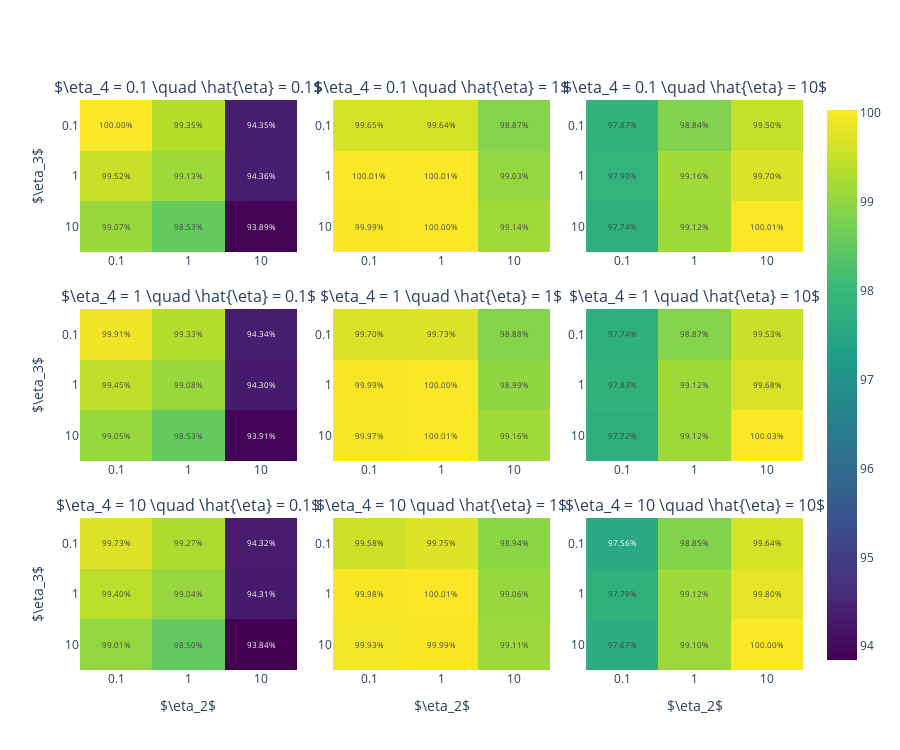

Notebook cell for this chart:
### Code cell
import plotly.graph_objects as go
from plotly.colors import DEFAULT_PLOTLY_COLORS
from plotly.subplots import make_subplots
import re

fig = make_subplots(3, 3, subplot_titles=[
    f'$\eta_4 = {t3} \quad \hat{{\eta}} = {eta}$' for t3 in [0.1, 1, 10] for eta in [0.1, 1, 10]
], horizontal_spacing=0.05, vertical_spacing=0.1)

for j, x in enumerate([0.1, 1, 10]):
    sens1 = sens[(sens.r1 == sens.r2) & (sens.r2 == sens.r3) & (sens.r1 == x)]
    for i, (t3, d1) in enumerate(sens1.groupby('t3')):
        z = d1.sort_values(['t2', 't1']).ratio.to_numpy().reshape(3, 3)
        z = np.flipud(z)
        fig.add_trace(go.Heatmap(
            z=z*100,
            x=['0.1', '1', '10'],
            y=['10', '1', '0.1'],
            coloraxis='coloraxis',
            text=z*100,
            texttemplate='%{text:.2f}%',
            textfont={'size': 8}
        ), row=i+1, col=j+1)
fig.update_layout(
    coloraxis={'colorscale': 'viridis'},
    height=750,
)
fig.update_xaxes(title='$\eta_2$', row=3)
fig.update_yaxes(title='$\eta_3$', col=1)
fig.show()
fig.write_image('../figures/sensitivity2.png')

### Figure 1 — Plotly figure (JSON) as saved in the notebook; plotly's stock layout.template omitted (floating-point values rounded to 4 significant figures)
{"data": [{"coloraxis": "coloraxis", "text": [[99.07, 98.53, 93.89], [99.52, 99.13, 94.36], [100, 99.35, 94.35]], "textfont": {"size": 8}, "texttemplate": "%{text:.2f}%", "type": "heatmap", "x": ["0.1", "1", "10"], "xaxis": "x", "y": ["10", "1", "0.1"], "yaxis": "y", "z": [[99.07, 98.53, 93.89], [99.52, 99.13, 94.36], [100, 99.35, 94.35]]}, {"coloraxis": "coloraxis", "text": [[99.05, 98.53, 93.91], [99.45, 99.08, 94.3], [99.91, 99.33, 94.34]], "textfont": {"size": 8}, "texttemplate": "%{text:.2f}%", "type": "heatmap", "x": ["0.1", "1", "10"], "xaxis": "x4", "y": ["10", "1", "0.1"], "yaxis": "y4", "z": [[99.05, 98.53, 93.91], [99.45, 99.08, 94.3], [99.91, 99.33, 94.34]]}, {"coloraxis": "coloraxis", "text": [[99.01, 98.5, 93.84], [99.4, 99.04, 94.31], [99.73, 99.27, 94.32]], "textfont": {"size": 8}, "texttemplate": "%{text:.2f}%", "type": "heatmap", "x": ["0.1", "1", "10"], "xaxis": "x7", "y": ["10", "1", "0.1"], "yaxis": "y7", "z": [[99.01, 98.5, 93.84], [99.4, 99.04, 94.31], [99.73, 99.27, 94.32]]}, {"coloraxis": "coloraxis", "text": [[99.99, 100.0, 99.14], [100.0, 100.0, 99.03], [99.65, 99.64, 98.87]], "textfont": {"size": 8}, "texttemplate": "%{text:.2f}%", "type": "heatmap", "x": ["0.1", "1", "10"], "xaxis": "x2", "y": ["10", "1", "0.1"], "yaxis": "y2", "z": [[99.99, 100.0, 99.14], [100.0, 100.0, 99.03], [99.65, 99.64, 98.87]]}, {"coloraxis": "coloraxis", "text": [[99.97, 100.0, 99.16], [99.99, 100, 98.99], [99.7, 99.73, 98.88]], "textfont": {"size": 8}, "texttemplate": "%{text:.2f}%", "type": "heatmap", "x": ["0.1", "1", "10"], "xaxis": "x5", "y": ["10", "1", "0.1"], "yaxis": "y5", "z": [[99.97, 100.0, 99.16], [99.99, 100, 98.99], [99.7, 99.73, 98.88]]}, {"coloraxis": "coloraxis", "text": [[99.93, 99.99, 99.11], [99.98, 100.0, 99.06], [99.58, 99.75, 98.94]], "textfont": {"size": 8}, "texttemplate": "%{text:.2f}%", "type": "heatmap", "x": ["0.1", "1", "10"], "xaxis": "x8", "y": ["10", "1", "0.1"], "yaxis": "y8", "z": [[99.93, 99.99, 99.11], [99.98, 100.0, 99.06], [99.58, 99.75, 98.94]]}, {"coloraxis": "coloraxis", "text": [[97.74, 99.12, 100.0], [97.9, 99.16, 99.7], [97.87, 98.84, 99.5]], "textfont": {"size": 8}, "texttemplate": "%{text:.2f}%", "type": "heatmap", "x": ["0.1", "1", "10"], "xaxis": "x3", "y": ["10", "1", "0.1"], "yaxis": "y3", "z": [[97.74, 99.12, 100.0], [97.9, 99.16, 99.7], [97.87, 98.84, 99.5]]}, {"coloraxis": "coloraxis", "text": [[97.72, 99.12, 100.0], [97.83, 99.12, 99.68], [97.74, 98.87, 99.53]], "textfont": {"size": 8}, "texttemplate": "%{text:.2f}%", "type": "heatmap", "x": ["0.1", "1", "10"], "xaxis": "x6", "y": ["10", "1", "0.1"], "yaxis": "y6", "z": [[97.72, 99.12, 100.0], [97.83, 99.12, 99.68], [97.74, 98.87, 99.53]]}, {"coloraxis": "coloraxis", "text": [[97.67, 99.1, 100], [97.79, 99.12, 99.8], [97.56, 98.85, 99.64]], "textfont": {"size": 8}, "texttemplate": "%{text:.2f}%", "type": "heatmap", "x": ["0.1", "1", "10"], "xaxis": "x9", "y": ["10", "1", "0.1"], "yaxis": "y9", "z": [[97.67, 99.1, 100], [97.79, 99.12, 99.8], [97.56, 98.85, 99.64]]}], "layout": {"annotations": [{"font": {"size": 16}, "showarrow": false, "text": "$\\eta_4 = 0.1 \\quad \\hat{\\eta} = 0.1$", "x": 0.15, "xanchor": "center", "xref": "paper", "y": 1, "yanchor": "bottom", "yref": "paper"}, {"font": {"size": 16}, "showarrow": false, "text": "$\\eta_4 = 0.1 \\quad \\hat{\\eta} = 1$", "x": 0.5, "xanchor": "center", "xref": "paper", "y": 1, "yanchor": "bottom", "yref": "paper"}, {"font": {"size": 16}, "showarrow": false, "text": "$\\eta_4 = 0.1 \\quad \\hat{\\eta} = 10$", "x": 0.85, "xanchor": "center", "xref": "paper", "y": 1, "yanchor": "bottom", "yref": "paper"}, {"font": {"size": 16}, "showarrow": false, "text": "$\\eta_4 = 1 \\quad \\hat{\\eta} = 0.1$", "x": 0.15, "xanchor": "center", "xref": "paper", "y": 0.6333, "yanchor": "bottom", "yref": "paper"}, {"font": {"size": 16}, "showarrow": false, "text": "$\\eta_4 = 1 \\quad \\hat{\\eta} = 1$", "x": 0.5, "xanchor": "center", "xref": "paper", "y": 0.6333, "yanchor": "bottom", "yref": "paper"}, {"font": {"size": 16}, "showarrow": false, "text": "$\\eta_4 = 1 \\quad \\hat{\\eta} = 10$", "x": 0.85, "xanchor": "center", "xref": "paper", "y": 0.6333, "yanchor": "bottom", "yref": "paper"}, {"font": {"size": 16}, "showarrow": false, "text": "$\\eta_4 = 10 \\quad \\hat{\\eta} = 0.1$", "x": 0.15, "xanchor": "center", "xref": "paper", "y": 0.2667, "yanchor": "bottom", "yref": "paper"}, {"font": {"size": 16}, "showarrow": false, "text": "$\\eta_4 = 10 \\quad \\hat{\\eta} = 1$", "x": 0.5, "xanchor": "center", "xref": "paper", "y": 0.2667, "yanchor": "bottom", "yref": "paper"}, {"font": {"size": 16}, "showarrow": false, "text": "$\\eta_4 = 10 \\quad \\hat{\\eta} = 10$", "x": 0.85, "xanchor": "center", "xref": "paper", "y": 0.2667, "yanchor": "bottom", "yref": "paper"}], "coloraxis": {"colorscale": [[0, "#440154"], [0.1111, "#482878"], [0.2222, "#3e4989"], [0.3333, "#31688e"], [0.4444, "#26828e"], [0.5556, "#1f9e89"], [0.6667, "#35b779"], [0.7778, "#6ece58"], [0.8889, "#b5de2b"], [1, "#fde725"]]}, "height": 750, "xaxis": {"anchor": "y", "domain": [0, 0.3]}, "xaxis2": {"anchor": "y2", "domain": [0.35, 0.65]}, "xaxis3": {"anchor": "y3", "domain": [0.7, 1]}, "xaxis4": {"anchor": "y4", "domain": [0, 0.3]}, "xaxis5": {"anchor": "y5", "domain": [0.35, 0.65]}, "xaxis6": {"anchor": "y6", "domain": [0.7, 1]}, "xaxis7": {"anchor": "y7", "domain": [0, 0.3], "title": {"text": "$\\eta_2$"}}, "xaxis8": {"anchor": "y8", "domain": [0.35, 0.65], "title": {"text": "$\\eta_2$"}}, "xaxis9": {"anchor": "y9", "domain": [0.7, 1], "title": {"text": "$\\eta_2$"}}, "yaxis": {"anchor": "x", "domain": [0.7333, 1], "title": {"text": "$\\eta_3$"}}, "yaxis2": {"anchor": "x2", "domain": [0.7333, 1]}, "yaxis3": {"anchor": "x3", "domain": [0.7333, 1]}, "yaxis4": {"anchor": "x4", "domain": [0.3667, 0.6333], "title": {"text": "$\\eta_3$"}}, "yaxis5": {"anchor": "x5", "domain": [0.3667, 0.6333]}, "yaxis6": {"anchor": "x6", "domain": [0.3667, 0.6333]}, "yaxis7": {"anchor": "x7", "domain": [0, 0.2667], "title": {"text": "$\\eta_3$"}}, "yaxis8": {"anchor": "x8", "domain": [0, 0.2667]}, "yaxis9": {"anchor": "x9", "domain": [0, 0.2667]}}}
